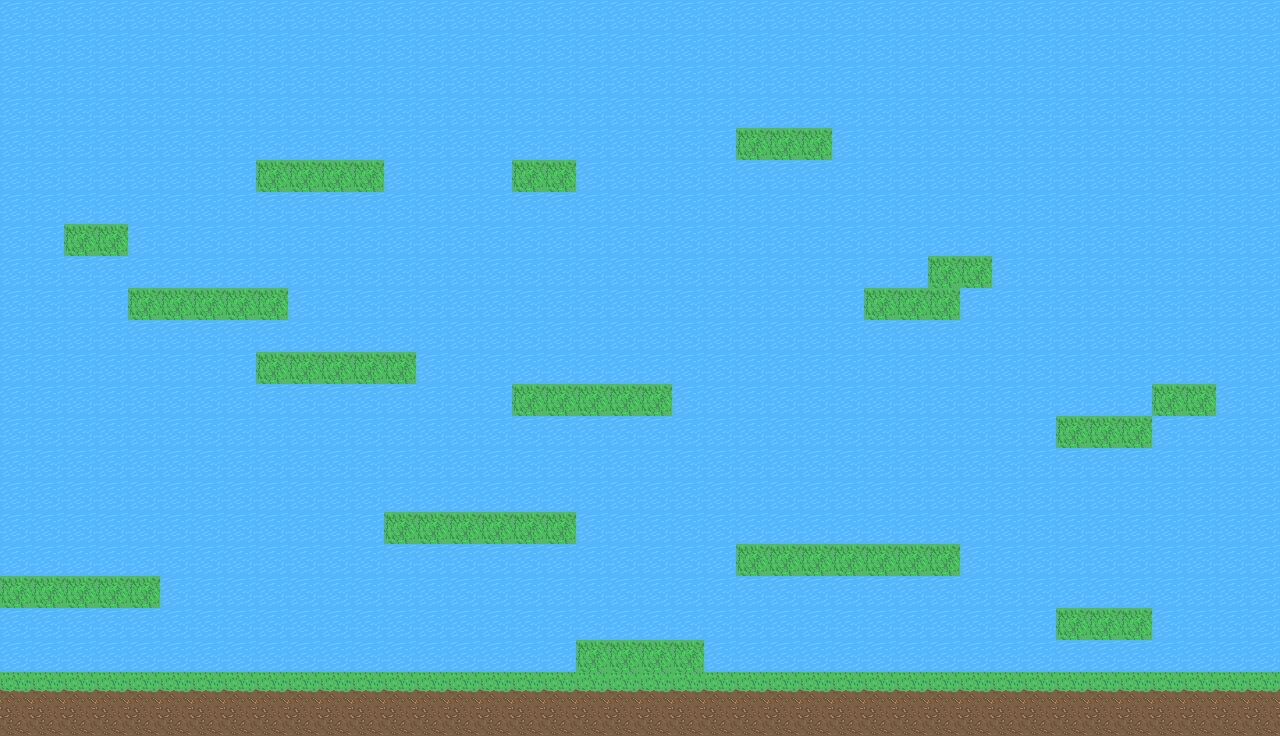

Rendered tile map (Tiled .tmx) drawn with the repository's tilesets; below, a short description and the map source with its tile grids summarised:
An orthogonal 40x23 tile map with 32x32 px tiles, 3 tile layers (Spawnpoints, Background, Foreground), 2 tilesets.

<map version="1.0" orientation="orthogonal" renderorder="right-down" width="40" height="23" tilewidth="32" tileheight="32" nextobjectid="1">
 <tileset firstgid="1" name="Tileset" tilewidth="32" tileheight="32" margin="1">
  <image source="Tileset.png" width="65" height="65" />
 </tileset>
 <tileset firstgid="5" name="Tileset" tilewidth="32" tileheight="32" spacing="1">
  <image source="Tileset.png" width="65" height="65" />
 </tileset>
 <layer name="Spawnpoints" width="40" height="23">
  <data>[920 cells, 18 non-empty, 1 distinct tile ids]</data>
 </layer>
 <layer name="Background" width="40" height="23">
  <data>[920 cells, 920 non-empty, 1 distinct tile ids]</data>
 </layer>
 <layer name="Foreground" width="40" height="23" opacity="0.89">
  <data>[920 cells, 141 non-empty, 3 distinct tile ids]</data>
 </layer>
</map>